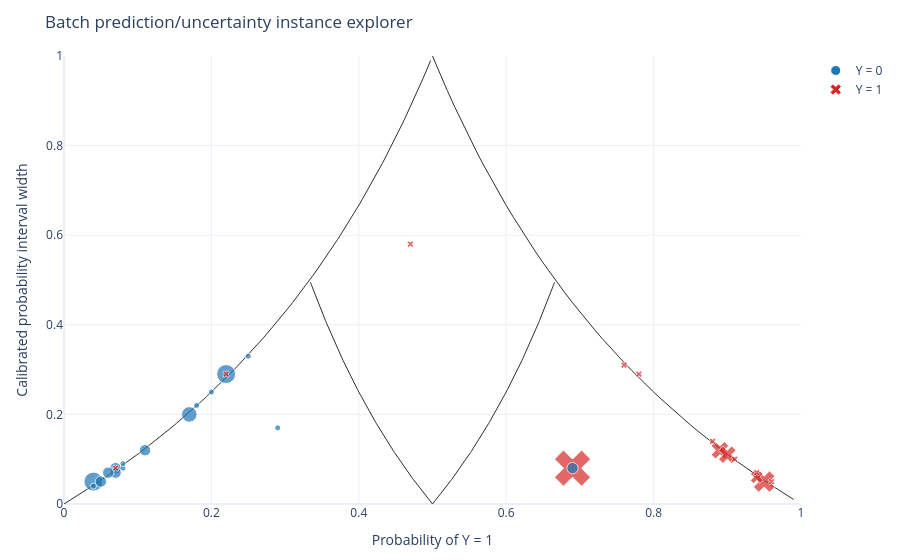

Notebook source saved alongside this figure:
### Markdown cell above
## Optional sanity plot

The standalone dashboard starts from the same global instance explorer shown below.

### Code cell
global_result = explainer.plot(
    x_query,
    y_query,
    style="plotly.global.instance_explorer",
    task="classification",
    position_precision=2,
    show=True,
)

### Figure 1 — Plotly figure (JSON) as saved in the notebook; plotly's stock layout.template omitted (floating-point values rounded to 4 significant figures)
{"data": [{"hoverinfo": "skip", "line": {"color": "#2f2f2f", "width": 1}, "meta": {"trace_kind": "triangle-reference"}, "mode": "lines", "name": "triangle-reference-1", "showlegend": false, "type": "scatter", "x": [0, 0.009901, 0.01961, 0.02913, 0.03846, 0.04762, 0.0566, 0.06542, 0.07407, 0.08257, 0.09091, 0.0991, 0.1071, 0.115, 0.1228, 0.1304, 0.1379, 0.1453, 0.1525, 0.1597, 0.1667, 0.1736, 0.1803, 0.187, 0.1935, 0.2, 0.2063, 0.2126, 0.2188, 0.2248, 0.2308, 0.2366, 0.2424, 0.2481, 0.2537, 0.2593, 0.2647, 0.2701, 0.2754, 0.2806, 0.2857, 0.2908, 0.2958, 0.3007, 0.3056, 0.3103, 0.3151, 0.3197, 0.3243, 0.3289, 0.3333, 0.3377, 0.3421, 0.3464, 0.3506, 0.3548, 0.359, 0.3631, 0.3671, 0.3711, 0.375, 0.3789, 0.3827, 0.3865, 0.3902, 0.3939, 0.3976, 0.4012, 0.4048, 0.4083, 0.4118, 0.4152, 0.4186, 0.422, 0.4253, 0.4286, 0.4318, 0.435, 0.4382, 0.4413, 0.4444, 0.4475, 0.4505, 0.4536, 0.4565, 0.4595, 0.4624, 0.4652, 0.4681, 0.4709, 0.4737, 0.4764, 0.4792, 0.4819, 0.4845, 0.4872, 0.4898, 0.4924, 0.4949, 0.4975], "y": [0, 0.01, 0.02, 0.03, 0.04, 0.05, 0.06, 0.07, 0.08, 0.09, 0.1, 0.11, 0.12, 0.13, 0.14, 0.15, 0.16, 0.17, 0.18, 0.19, 0.2, 0.21, 0.22, 0.23, 0.24, 0.25, 0.26, 0.27, 0.28, 0.29, 0.3, 0.31, 0.32, 0.33, 0.34, 0.35, 0.36, 0.37, 0.38, 0.39, 0.4, 0.41, 0.42, 0.43, 0.44, 0.45, 0.46, 0.47, 0.48, 0.49, 0.5, 0.51, 0.52, 0.53, 0.54, 0.55, 0.56, 0.57, 0.58, 0.59, 0.6, 0.61, 0.62, 0.63, 0.64, 0.65, 0.66, 0.67, 0.68, 0.69, 0.7, 0.71, 0.72, 0.73, 0.74, 0.75, 0.76, 0.77, 0.78, 0.79, 0.8, 0.81, 0.82, 0.83, 0.84, 0.85, 0.86, 0.87, 0.88, 0.89, 0.9, 0.91, 0.92, 0.93, 0.94, 0.95, 0.96, 0.97, 0.98, 0.99]}, {"hoverinfo": "skip", "line": {"color": "#2f2f2f", "width": 1}, "meta": {"trace_kind": "triangle-reference"}, "mode": "lines", "name": "triangle-reference-2", "showlegend": false, "type": "scatter", "x": [0.5, 0.51, 0.52, 0.53, 0.54, 0.55, 0.56, 0.57, 0.58, 0.59, 0.6, 0.61, 0.62, 0.63, 0.64, 0.65, 0.66, 0.67, 0.68, 0.69, 0.7, 0.71, 0.72, 0.73, 0.74, 0.75, 0.76, 0.77, 0.78, 0.79, 0.8, 0.81, 0.82, 0.83, 0.84, 0.85, 0.86, 0.87, 0.88, 0.89, 0.9, 0.91, 0.92, 0.93, 0.94, 0.95, 0.96, 0.97, 0.98, 0.99], "y": [1, 0.9608, 0.9231, 0.8868, 0.8519, 0.8182, 0.7857, 0.7544, 0.7241, 0.6949, 0.6667, 0.6393, 0.6129, 0.5873, 0.5625, 0.5385, 0.5152, 0.4925, 0.4706, 0.4493, 0.4286, 0.4085, 0.3889, 0.3699, 0.3514, 0.3333, 0.3158, 0.2987, 0.2821, 0.2658, 0.25, 0.2346, 0.2195, 0.2048, 0.1905, 0.1765, 0.1628, 0.1494, 0.1364, 0.1236, 0.1111, 0.0989, 0.08696, 0.07527, 0.06383, 0.05263, 0.04167, 0.03093, 0.02041, 0.0101]}, {"hoverinfo": "skip", "line": {"color": "#2f2f2f", "width": 1}, "meta": {"trace_kind": "triangle-reference"}, "mode": "lines", "name": "triangle-reference-3", "showlegend": false, "type": "scatter", "x": [0.5, 0.5025, 0.505, 0.5074, 0.5098, 0.5122, 0.5146, 0.5169, 0.5192, 0.5215, 0.5238, 0.5261, 0.5283, 0.5305, 0.5327, 0.5349, 0.537, 0.5392, 0.5413, 0.5434, 0.5455, 0.5475, 0.5495, 0.5516, 0.5536, 0.5556, 0.5575, 0.5595, 0.5614, 0.5633, 0.5652, 0.5671, 0.569, 0.5708, 0.5726, 0.5745, 0.5763, 0.5781, 0.5798, 0.5816, 0.5833, 0.5851, 0.5868, 0.5885, 0.5902, 0.5918, 0.5935, 0.5951, 0.5968, 0.5984, 0.6, 0.6016, 0.6032, 0.6047, 0.6063, 0.6078, 0.6094, 0.6109, 0.6124, 0.6139, 0.6154, 0.6169, 0.6183, 0.6198, 0.6212, 0.6226, 0.6241, 0.6255, 0.6269, 0.6283, 0.6296, 0.631, 0.6324, 0.6337, 0.635, 0.6364, 0.6377, 0.639, 0.6403, 0.6416, 0.6429, 0.6441, 0.6454, 0.6466, 0.6479, 0.6491, 0.6503, 0.6516, 0.6528, 0.654, 0.6552, 0.6564, 0.6575, 0.6587, 0.6599, 0.661, 0.6622, 0.6633, 0.6644, 0.6656], "y": [0, 0.005, 0.01, 0.015, 0.02, 0.025, 0.03, 0.035, 0.04, 0.045, 0.05, 0.055, 0.06, 0.065, 0.07, 0.075, 0.08, 0.085, 0.09, 0.095, 0.1, 0.105, 0.11, 0.115, 0.12, 0.125, 0.13, 0.135, 0.14, 0.145, 0.15, 0.155, 0.16, 0.165, 0.17, 0.175, 0.18, 0.185, 0.19, 0.195, 0.2, 0.205, 0.21, 0.215, 0.22, 0.225, 0.23, 0.235, 0.24, 0.245, 0.25, 0.255, 0.26, 0.265, 0.27, 0.275, 0.28, 0.285, 0.29, 0.295, 0.3, 0.305, 0.31, 0.315, 0.32, 0.325, 0.33, 0.335, 0.34, 0.345, 0.35, 0.355, 0.36, 0.365, 0.37, 0.375, 0.38, 0.385, 0.39, 0.395, 0.4, 0.405, 0.41, 0.415, 0.42, 0.425, 0.43, 0.435, 0.44, 0.445, 0.45, 0.455, 0.46, 0.465, 0.47, 0.475, 0.48, 0.485, 0.49, 0.495]}, {"hoverinfo": "skip", "line": {"color": "#2f2f2f", "width": 1}, "meta": {"trace_kind": "triangle-reference"}, "mode": "lines", "name": "triangle-reference-4", "showlegend": false, "type": "scatter", "x": [0.5, 0.4975, 0.495, 0.4926, 0.4902, 0.4878, 0.4854, 0.4831, 0.4808, 0.4785, 0.4762, 0.4739, 0.4717, 0.4695, 0.4673, 0.4651, 0.463, 0.4608, 0.4587, 0.4566, 0.4545, 0.4525, 0.4505, 0.4484, 0.4464, 0.4444, 0.4425, 0.4405, 0.4386, 0.4367, 0.4348, 0.4329, 0.431, 0.4292, 0.4274, 0.4255, 0.4237, 0.4219, 0.4202, 0.4184, 0.4167, 0.4149, 0.4132, 0.4115, 0.4098, 0.4082, 0.4065, 0.4049, 0.4032, 0.4016, 0.4, 0.3984, 0.3968, 0.3953, 0.3937, 0.3922, 0.3906, 0.3891, 0.3876, 0.3861, 0.3846, 0.3831, 0.3817, 0.3802, 0.3788, 0.3774, 0.3759, 0.3745, 0.3731, 0.3717, 0.3704, 0.369, 0.3676, 0.3663, 0.365, 0.3636, 0.3623, 0.361, 0.3597, 0.3584, 0.3571, 0.3559, 0.3546, 0.3534, 0.3521, 0.3509, 0.3497, 0.3484, 0.3472, 0.346, 0.3448, 0.3436, 0.3425, 0.3413, 0.3401, 0.339, 0.3378, 0.3367, 0.3356, 0.3344], "y": [0, 0.005, 0.01, 0.015, 0.02, 0.025, 0.03, 0.035, 0.04, 0.045, 0.05, 0.055, 0.06, 0.065, 0.07, 0.075, 0.08, 0.085, 0.09, 0.095, 0.1, 0.105, 0.11, 0.115, 0.12, 0.125, 0.13, 0.135, 0.14, 0.145, 0.15, 0.155, 0.16, 0.165, 0.17, 0.175, 0.18, 0.185, 0.19, 0.195, 0.2, 0.205, 0.21, 0.215, 0.22, 0.225, 0.23, 0.235, 0.24, 0.245, 0.25, 0.255, 0.26, 0.265, 0.27, 0.275, 0.28, 0.285, 0.29, 0.295, 0.3, 0.305, 0.31, 0.315, 0.32, 0.325, 0.33, 0.335, 0.34, 0.345, 0.35, 0.355, 0.36, 0.365, 0.37, 0.375, 0.38, 0.385, 0.39, 0.395, 0.4, 0.405, 0.41, 0.415, 0.42, 0.425, 0.43, 0.435, 0.44, 0.445, 0.45, 0.455, 0.46, 0.465, 0.47, 0.475, 0.48, 0.485, 0.49, 0.495]}, {"hoverinfo": "skip", "marker": {"color": "#1f77b4", "line": {"color": "white", "width": 1}, "size": 10, "symbol": "circle"}, "meta": {"target": 0, "trace_kind": "target-legend"}, "mode": "markers", "name": "Y = 0", "type": "scatter", "x": [null], "y": [null]}, {"hoverinfo": "skip", "marker": {"color": "#d62728", "line": {"color": "white", "width": 1}, "size": 10, "symbol": "x"}, "meta": {"target": 1, "trace_kind": "target-legend"}, "mode": "markers", "name": "Y = 1", "type": "scatter", "x": [null], "y": [null]}, {"hovertemplate": "%{text}<extra></extra>", "marker": {"color": ["#d62728", "#1f77b4", "#1f77b4", "#d62728", "#1f77b4", "#d62728", "#d62728", "#1f77b4", "#1f77b4", "#1f77b4", "#1f77b4", "#1f77b4", "#1f77b4", "#d62728", "#1f77b4", "#1f77b4", "#1f77b4", "#1f77b4", "#1f77b4", "#1f77b4", "#1f77b4", "#d62728", "#d62728", "#d62728", "#d62728", "#d62728", "#d62728", "#d62728", "#d62728", "#d62728"], "line": {"color": "white", "width": 1}, "size": [32, 19, 19, 19, 15.52, 15.52, 15.52, 11.38, 11.38, 11.38, 11.38, 11.38, 11.38, 11.38, 6, 6, 6, 6, 6, 6, 6, 6, 6, 6, 6, 6, 6, 6, 6, 6], "symbol": ["x", "circle", "circle", "x", "circle", "x", "x", "circle", "circle", "circle", "circle", "circle", "circle", "x", "circle", "circle", "circle", "circle", "circle", "circle", "circle", "x", "x", "x", "x", "x", "x", "x", "x", "x"]}, "meta": {"draw_order": "marker_size_desc", "trace_kind": "instances"}, "mode": "markers", "name": "instances", "showlegend": false, "text": ["Instances: 9<br>Predicted class: 1<br>Probability: 0.692308<br>Probability interval: [0.666667, 0.75]<br>Interval width: 0.0833333<br>True labels: {'1': 9}<br>Correct / incorrect: 0 / 9", "Instances: 4<br>Predicted class: 1<br>Probability: 0.0434783<br>Probability interval: [0, 0.0454545]<br>Interval width: 0.0454545<br>True labels: {'0': 4}<br>Correct / incorrect: 0 / 4", "Instances: 4<br>Predicted class: 1<br>Probability: 0.222222<br>Probability interval: [0, 0.285714]<br>Interval width: 0.285714<br>True labels: {'0': 4}<br>Correct / incorrect: 0 / 4", "Instances: 4<br>Predicted class: 1<br>Probability: 0.952868<br>Probability interval: [0.950533, 1]<br>Interval width: 0.0494674<br>True labels: {'1': 4}<br>Correct / incorrect: 0 / 4", "Instances: 3<br>Predicted class: 1<br>Probability: 0.166667<br>Probability interval: [0, 0.2]<br>Interval width: 0.2<br>True labels: {'0': 3}<br>Correct / incorrect: 0 / 3", "Instances: 3<br>Predicted class: 1<br>Probability: 0.888889<br>Probability interval: [0.875, 1]<br>Interval width: 0.125<br>True labels: {'1': 3}<br>Correct / incorrect: 0 / 3", "Instances: 3<br>Predicted class: 1<br>Probability: 0.9<br>Probability interval: [0.888889, 1]<br>Interval width: 0.111111<br>True labels: {'1': 3}<br>Correct / incorrect: 0 / 3", "Instances: 2<br>Predicted class: 1<br>Probability: 0.0488095<br>Probability interval: [0, 0.0513158]<br>Interval width: 0.0513158<br>True labels: {'0': 2}<br>Correct / incorrect: 0 / 2", "Instances: 2<br>Predicted class: 1<br>Probability: 0.692308<br>Probability interval: [0.666667, 0.75]<br>Interval width: 0.0833333<br>True labels: {'0': 2}<br>Correct / incorrect: 0 / 2", "Instances: 2<br>Predicted class: 1<br>Probability: 0.0714286<br>Probability interval: [0, 0.0769231]<br>Interval width: 0.0769231<br>True labels: {'0': 2}<br>Correct / incorrect: 0 / 2", "Instances: 2<br>Predicted class: 1<br>Probability: 0.111111<br>Probability interval: [0, 0.125]<br>Interval width: 0.125<br>True labels: {'0': 2}<br>Correct / incorrect: 0 / 2", "Instances: 2<br>Predicted class: 1<br>Probability: 0.0666667<br>Probability interval: [0, 0.0714286]<br>Interval width: 0.0714286<br>True labels: {'0': 2}<br>Correct / incorrect: 0 / 2", "Instances: 2<br>Predicted class: 1<br>Probability: 0.0625<br>Probability interval: [0, 0.0666667]<br>Interval width: 0.0666667<br>True labels: {'0': 2}<br>Correct / incorrect: 0 / 2", "Instances: 2<br>Predicted class: 1<br>Probability: 0.941176<br>Probability interval: [0.9375, 1]<br>Interval width: 0.0625<br>True labels: {'1': 2}<br>Correct / incorrect: 0 / 2", "Instances: 1<br>Predicted class: 1<br>Probability: 0.0416667<br>Probability interval: [0, 0.0434783]<br>Interval width: 0.0434783<br>True labels: {'0': 1}<br>Correct / incorrect: 0 / 1", "Instances: 1<br>Predicted class: 1<br>Probability: 0.285714<br>Probability interval: [0.166667, 0.333333]<br>Interval width: 0.166667<br>True labels: {'0': 1}<br>Correct / incorrect: 0 / 1", "Instances: 1<br>Predicted class: 1<br>Probability: 0.0769231<br>Probability interval: [0, 0.0833333]<br>Interval width: 0.0833333<br>True labels: {'0': 1}<br>Correct / incorrect: 0 / 1", "Instances: 1<br>Predicted class: 1<br>Probability: 0.25<br>Probability interval: [0, 0.333333]<br>Interval width: 0.333333<br>True labels: {'0': 1}<br>Correct / incorrect: 0 / 1", "Instances: 1<br>Predicted class: 1<br>Probability: 0.2<br>Probability interval: [0, 0.25]<br>Interval width: 0.25<br>True labels: {'0': 1}<br>Correct / incorrect: 0 / 1", "Instances: 1<br>Predicted class: 1<br>Probability: 0.181818<br>Probability interval: [0, 0.222222]<br>Interval width: 0.222222<br>True labels: {'0': 1}<br>Correct / incorrect: 0 / 1", "Instances: 1<br>Predicted class: 1<br>Probability: 0.0833333<br>Probability interval: [0, 0.0909091]<br>Interval width: 0.0909091<br>True labels: {'0': 1}<br>Correct / incorrect: 0 / 1", "Instances: 1<br>Predicted class: 1<br>Probability: 0.222222<br>Probability interval: [0, 0.285714]<br>Interval width: 0.285714<br>True labels: {'1': 1}<br>Correct / incorrect: 0 / 1", "Instances: 1<br>Predicted class: 1<br>Probability: 0.956522<br>Probability interval: [0.954545, 1]<br>Interval width: 0.0454545<br>True labels: {'1': 1}<br>Correct / incorrect: 0 / 1", "Instances: 1<br>Predicted class: 1<br>Probability: 0.9375<br>Probability interval: [0.933333, 1]<br>Interval width: 0.0666667<br>True labels: {'1': 1}<br>Correct / incorrect: 0 / 1", "Instances: 1<br>Predicted class: 1<br>Probability: 0.764706<br>Probability interval: [0.692308, 1]<br>Interval width: 0.307692<br>True labels: {'1': 1}<br>Correct / incorrect: 0 / 1", "Instances: 1<br>Predicted class: 1<br>Probability: 0.0714286<br>Probability interval: [0, 0.0769231]<br>Interval width: 0.0769231<br>True labels: {'1': 1}<br>Correct / incorrect: 0 / 1", "Instances: 1<br>Predicted class: 1<br>Probability: 0.909091<br>Probability interval: [0.9, 1]<br>Interval width: 0.1<br>True labels: {'1': 1}<br>Correct / incorrect: 0 / 1", "Instances: 1<br>Predicted class: 1<br>Probability: 0.875<br>Probability interval: [0.857143, 1]<br>Interval width: 0.142857<br>True labels: {'1': 1}<br>Correct / incorrect: 0 / 1", "Instances: 1<br>Predicted class: 1<br>Probability: 0.473684<br>Probability interval: [0.166667, 0.75]<br>Interval width: 0.583333<br>True labels: {'1': 1}<br>Correct / incorrect: 0 / 1", "Instances: 1<br>Predicted class: 1<br>Probability: 0.777778<br>Probability interval: [0.714286, 1]<br>Interval width: 0.285714<br>True labels: {'1': 1}<br>Correct / incorrect: 0 / 1"], "type": "scatter", "x": [0.69, 0.04, 0.22, 0.95, 0.17, 0.89, 0.9, 0.05, 0.69, 0.07, 0.11, 0.07, 0.06, 0.94, 0.04, 0.29, 0.08, 0.25, 0.2, 0.18, 0.08, 0.22, 0.96, 0.94, 0.76, 0.07, 0.91, 0.88, 0.47, 0.78], "y": [0.08, 0.05, 0.29, 0.05, 0.2, 0.12, 0.11, 0.05, 0.08, 0.08, 0.12, 0.07, 0.07, 0.06, 0.04, 0.17, 0.08, 0.33, 0.25, 0.22, 0.09, 0.29, 0.05, 0.07, 0.31, 0.08, 0.1, 0.14, 0.58, 0.29]}], "layout": {"margin": {"b": 56, "l": 64, "r": 24, "t": 56}, "title": {"text": "Batch prediction/uncertainty instance explorer"}, "xaxis": {"range": [0, 1], "title": {"text": "Probability of Y = 1"}}, "yaxis": {"range": [0, 1], "title": {"text": "Calibrated probability interval width"}}}}
